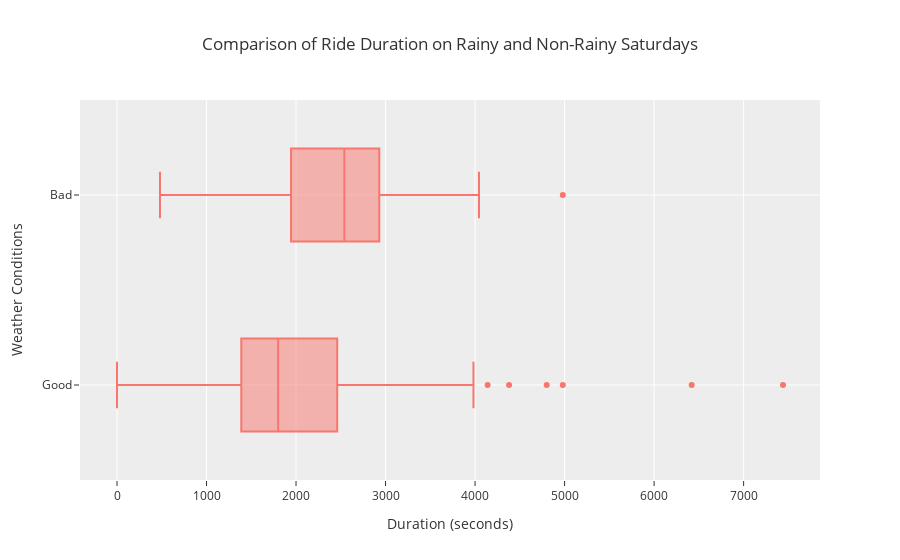

Notebook source saved alongside this figure:
### Code cell
# Create a box plot directly from the loop_ohare_data
fig = px.box(loop_ohare_data,
             x='duration_seconds',
             y='weather_conditions',
             title="Comparison of Ride Duration on Rainy and Non-Rainy Saturdays",
             labels={'duration_seconds': 'Duration (seconds)', 'weather_conditions': 'Weather Conditions'},
             template='ggplot2')

fig.update_layout(xaxis_title='Duration (seconds)',
                  yaxis_title='Weather Conditions',
                  xaxis=dict(tickangle=0),  # Ensure horizontal x-axis labels
                  yaxis=dict(automargin=True))

# Show the plot
fig.show()

### Figure 1 — Plotly figure (JSON) as saved in the notebook; plotly's stock layout.template omitted (floating-point values rounded to 4 significant figures; data arrays with more than 128 entries replaced by an {"elided": "..."} marker saying what was removed)
{"data": [{"alignmentgroup": "True", "hovertemplate": "Duration (seconds)=%{x}<br>Weather Conditions=%{y}<extra></extra>", "legendgroup": "", "marker": {"color": "#F8766D"}, "name": "", "notched": false, "offsetgroup": "", "orientation": "h", "showlegend": false, "type": "box", "x": {"elided": "1068 int values"}, "x0": " ", "xaxis": "x", "y": {"elided": "1068 str values"}, "y0": " ", "yaxis": "y"}], "layout": {"boxmode": "group", "legend": {"tracegroupgap": 0}, "title": {"text": "Comparison of Ride Duration on Rainy and Non-Rainy Saturdays"}, "xaxis": {"anchor": "y", "domain": [0, 1], "tickangle": 0, "title": {"text": "Duration (seconds)"}}, "yaxis": {"anchor": "x", "automargin": true, "domain": [0, 1], "title": {"text": "Weather Conditions"}}}}
